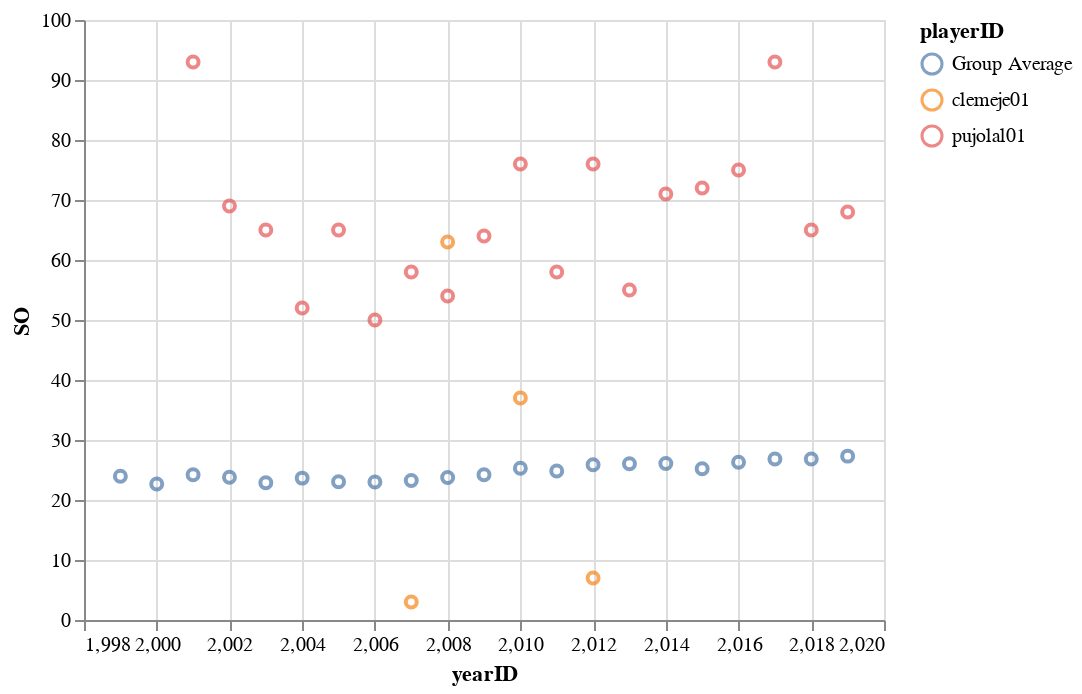

Source (notebook cell):
### Markdown cell above
The above chart is the player salaries. Pujols' salary starts well below average, but within a year is more than twice the average. Clement only has 1 entry for his salary, and it is quite a bit below average

### Code cell
alt.Chart(combinedf).mark_point().encode(
    alt.X('yearID', scale=alt.Scale(zero=False)),
    y='SO',
    color='playerID',
).interactive()

### Figure 1 — Vega-Lite specification as saved in the notebook (floating-point values rounded to 4 significant figures)
{"config": {"view": {"continuousWidth": 400, "continuousHeight": 300}}, "data": {"name": "data-3dfd97e4cec58732d75bf1c026dd0d2a"}, "mark": "point", "encoding": {"color": {"type": "nominal", "field": "playerID"}, "x": {"type": "quantitative", "field": "yearID", "scale": {"zero": false}}, "y": {"type": "quantitative", "field": "SO"}}, "selection": {"selector006": {"type": "interval", "bind": "scales", "encodings": ["x", "y"]}}, "$schema": "https://vega.github.io/schema/vega-lite/v4.8.1.json", "datasets": {"data-3dfd97e4cec58732d75bf1c026dd0d2a": [{"2B": 1.0, "3B": 0.0, "AB": 16.0, "BB": 3.0, "CS": 0.0, "G": 9.0, "GIDP": 0.0, "H": 6.0, "HBP": 0.0, "HR": 2.0, "IBB": 0.0, "R": 4.0, "RBI": 3.0, "SB": 0.0, "SF": 0.0, "SH": 0.0, "SO": 3.0, "lgID": "AL", "playerID": "clemeje01", "stint": 1.0, "teamID": "SEA", "yearID": 2007}, {"2B": 10.0, "3B": 1.0, "AB": 203.0, "BB": 15.0, "CS": 1.0, "G": 66.0, "GIDP": 4.0, "H": 46.0, "HBP": 5.0, "HR": 5.0, "IBB": 0.0, "R": 17.0, "RBI": 23.0, "SB": 0.0, "SF": 1.0, "SH": 0.0, "SO": 63.0, "lgID": "AL", "playerID": "clemeje01", "stint": 1.0, "teamID": "SEA", "yearID": 2008}, {"2B": 3.0, "3B": 0.0, "AB": 144.0, "BB": 6.0, "CS": 0.0, "G": 54.0, "GIDP": 2.0, "H": 29.0, "HBP": 1.0, "HR": 7.0, "IBB": 3.0, "R": 11.0, "RBI": 12.0, "SB": 0.0, "SF": 1.0, "SH": 1.0, "SO": 37.0, "lgID": "NL", "playerID": "clemeje01", "stint": 1.0, "teamID": "PIT", "yearID": 2010}, {"2B": 1.0, "3B": 0.0, "AB": 22.0, "BB": 2.0, "CS": 0.0, "G": 23.0, "GIDP": 2.0, "H": 3.0, "HBP": 0.0, "HR": 0.0, "IBB": 0.0, "R": 1.0, "RBI": 1.0, "SB": 0.0, "SF": 0.0, "SH": 0.0, "SO": 7.0, "lgID": "NL", "playerID": "clemeje01", "stint": 1.0, "teamID": "PIT", "yearID": 2012}, {"2B": 47.0, "3B": 4.0, "AB": 590.0, "BB": 69.0, "CS": 3.0, "G": 161.0, "GIDP": 21.0, "H": 194.0, "HBP": 9.0, "HR": 37.0, "IBB": 6.0, "R": 112.0, "RBI": 130.0, "SB": 1.0, "SF": 7.0, "SH": 1.0, "SO": 93.0, "lgID": "NL", "playerID": "pujolal01", "stint": 1.0, "teamID": "SLN", "yearID": 2001}, {"2B": 40.0, "3B": 2.0, "AB": 590.0, "BB": 72.0, "CS": 4.0, "G": 157.0, "GIDP": 20.0, "H": 185.0, "HBP": 9.0, "HR": 34.0, "IBB": 13.0, "R": 118.0, "RBI": 127.0, "SB": 2.0, "SF": 4.0, "SH": 0.0, "SO": 69.0, "lgID": "NL", "playerID": "pujolal01", "stint": 1.0, "teamID": "SLN", "yearID": 2002}, {"2B": 51.0, "3B": 1.0, "AB": 591.0, "BB": 79.0, "CS": 1.0, "G": 157.0, "GIDP": 13.0, "H": 212.0, "HBP": 10.0, "HR": 43.0, "IBB": 12.0, "R": 137.0, "RBI": 124.0, "SB": 5.0, "SF": 5.0, "SH": 0.0, "SO": 65.0, "lgID": "NL", "playerID": "pujolal01", "stint": 1.0, "teamID": "SLN", "yearID": 2003}, {"2B": 51.0, "3B": 2.0, "AB": 592.0, "BB": 84.0, "CS": 5.0, "G": 154.0, "GIDP": 21.0, "H": 196.0, "HBP": 7.0, "HR": 46.0, "IBB": 12.0, "R": 133.0, "RBI": 123.0, "SB": 5.0, "SF": 9.0, "SH": 0.0, "SO": 52.0, "lgID": "NL", "playerID": "pujolal01", "stint": 1.0, "teamID": "SLN", "yearID": 2004}, {"2B": 38.0, "3B": 2.0, "AB": 591.0, "BB": 97.0, "CS": 2.0, "G": 161.0, "GIDP": 19.0, "H": 195.0, "HBP": 9.0, "HR": 41.0, "IBB": 27.0, "R": 129.0, "RBI": 117.0, "SB": 16.0, "SF": 3.0, "SH": 0.0, "SO": 65.0, "lgID": "NL", "playerID": "pujolal01", "stint": 1.0, "teamID": "SLN", "yearID": 2005}, {"2B": 33.0, "3B": 1.0, "AB": 535.0, "BB": 92.0, "CS": 2.0, "G": 143.0, "GIDP": 20.0, "H": 177.0, "HBP": 4.0, "HR": 49.0, "IBB": 28.0, "R": 119.0, "RBI": 137.0, "SB": 7.0, "SF": 3.0, "SH": 0.0, "SO": 50.0, "lgID": "NL", "playerID": "pujolal01", "stint": 1.0, "teamID": "SLN", "yearID": 2006}, {"2B": 38.0, "3B": 1.0, "AB": 565.0, "BB": 99.0, "CS": 6.0, "G": 158.0, "GIDP": 27.0, "H": 185.0, "HBP": 7.0, "HR": 32.0, "IBB": 22.0, "R": 99.0, "RBI": 103.0, "SB": 2.0, "SF": 8.0, "SH": 0.0, "SO": 58.0, "lgID": "NL", "playerID": "pujolal01", "stint": 1.0, "teamID": "SLN", "yearID": 2007}, {"2B": 44.0, "3B": 0.0, "AB": 524.0, "BB": 104.0, "CS": 3.0, "G": 148.0, "GIDP": 16.0, "H": 187.0, "HBP": 5.0, "HR": 37.0, "IBB": 34.0, "R": 100.0, "RBI": 116.0, "SB": 7.0, "SF": 8.0, "SH": 0.0, "SO": 54.0, "lgID": "NL", "playerID": "pujolal01", "stint": 1.0, "teamID": "SLN", "yearID": 2008}, {"2B": 45.0, "3B": 1.0, "AB": 568.0, "BB": 115.0, "CS": 4.0, "G": 160.0, "GIDP": 23.0, "H": 186.0, "HBP": 9.0, "HR": 47.0, "IBB": 44.0, "R": 124.0, "RBI": 135.0, "SB": 16.0, "SF": 8.0, "SH": 0.0, "SO": 64.0, "lgID": "NL", "playerID": "pujolal01", "stint": 1.0, "teamID": "SLN", "yearID": 2009}, {"2B": 39.0, "3B": 1.0, "AB": 587.0, "BB": 103.0, "CS": 4.0, "G": 159.0, "GIDP": 23.0, "H": 183.0, "HBP": 4.0, "HR": 42.0, "IBB": 38.0, "R": 115.0, "RBI": 118.0, "SB": 14.0, "SF": 6.0, "SH": 0.0, "SO": 76.0, "lgID": "NL", "playerID": "pujolal01", "stint": 1.0, "teamID": "SLN", "yearID": 2010}, {"2B": 29.0, "3B": 0.0, "AB": 579.0, "BB": 61.0, "CS": 1.0, "G": 147.0, "GIDP": 29.0, "H": 173.0, "HBP": 4.0, "HR": 37.0, "IBB": 15.0, "R": 105.0, "RBI": 99.0, "SB": 9.0, "SF": 7.0, "SH": 0.0, "SO": 58.0, "lgID": "NL", "playerID": "pujolal01", "stint": 1.0, "teamID": "SLN", "yearID": 2011}, {"2B": 50.0, "3B": 0.0, "AB": 607.0, "BB": 52.0, "CS": 1.0, "G": 154.0, "GIDP": 19.0, "H": 173.0, "HBP": 5.0, "HR": 30.0, "IBB": 16.0, "R": 85.0, "RBI": 105.0, "SB": 8.0, "SF": 6.0, "SH": 0.0, "SO": 76.0, "lgID": "AL", "playerID": "pujolal01", "stint": 1.0, "teamID": "LAA", "yearID": 2012}, {"2B": 19.0, "3B": 0.0, "AB": 391.0, "BB": 40.0, "CS": 1.0, "G": 99.0, "GIDP": 18.0, "H": 101.0, "HBP": 5.0, "HR": 17.0, "IBB": 8.0, "R": 49.0, "RBI": 64.0, "SB": 1.0, "SF": 7.0, "SH": 0.0, "SO": 55.0, "lgID": "AL", "playerID": "pujolal01", "stint": 1.0, "teamID": "LAA", "yearID": 2013}, {"2B": 37.0, "3B": 1.0, "AB": 633.0, "BB": 48.0, "CS": 1.0, "G": 159.0, "GIDP": 28.0, "H": 172.0, "HBP": 5.0, "HR": 28.0, "IBB": 11.0, "R": 89.0, "RBI": 105.0, "SB": 5.0, "SF": 9.0, "SH": 0.0, "SO": 71.0, "lgID": "AL", "playerID": "pujolal01", "stint": 1.0, "teamID": "LAA", "yearID": 2014}, {"2B": 22.0, "3B": 0.0, "AB": 602.0, "BB": 50.0, "CS": 3.0, "G": 157.0, "GIDP": 15.0, "H": 147.0, "HBP": 6.0, "HR": 40.0, "IBB": 10.0, "R": 85.0, "RBI": 95.0, "SB": 5.0, "SF": 3.0, "SH": 0.0, "SO": 72.0, "lgID": "AL", "playerID": "pujolal01", "stint": 1.0, "teamID": "LAA", "yearID": 2015}, {"2B": 19.0, "3B": 0.0, "AB": 593.0, "BB": 49.0, "CS": 0.0, "G": 152.0, "GIDP": 24.0, "H": 159.0, "HBP": 2.0, "HR": 31.0, "IBB": 6.0, "R": 71.0, "RBI": 119.0, "SB": 4.0, "SF": 6.0, "SH": 0.0, "SO": 75.0, "lgID": "AL", "playerID": "pujolal01", "stint": 1.0, "teamID": "LAA", "yearID": 2016}, {"2B": 17.0, "3B": 0.0, "AB": 593.0, "BB": 37.0, "CS": 0.0, "G": 149.0, "GIDP": 26.0, "H": 143.0, "HBP": 2.0, "HR": 23.0, "IBB": 5.0, "R": 53.0, "RBI": 101.0, "SB": 3.0, "SF": 4.0, "SH": 0.0, "SO": 93.0, "lgID": "AL", "playerID": "pujolal01", "stint": 1.0, "teamID": "LAA", "yearID": 2017}, {"2B": 20.0, "3B": 0.0, "AB": 465.0, "BB": 28.0, "CS": 0.0, "G": 117.0, "GIDP": 12.0, "H": 114.0, "HBP": 2.0, "HR": 19.0, "IBB": 3.0, "R": 50.0, "RBI": 64.0, "SB": 1.0, "SF": 3.0, "SH": 0.0, "SO": 65.0, "lgID": "AL", "playerID": "pujolal01", "stint": 1.0, "teamID": "LAA", "yearID": 2018}, {"2B": 22.0, "3B": 0.0, "AB": 491.0, "BB": 43.0, "CS": 0.0, "G": 131.0, "GIDP": 21.0, "H": 120.0, "HBP": 3.0, "HR": 23.0, "IBB": 1.0, "R": 55.0, "RBI": 93.0, "SB": 3.0, "SF": 8.0, "SH": 0.0, "SO": 68.0, "lgID": "AL", "playerID": "pujolal01", "stint": 1.0, "teamID": "LAA", "yearID": 2019}, {"2B": 6.728, "3B": 0.7167, "AB": 128.7, "BB": 13.77, "CS": 1.169, "G": 52.82, "GIDP": 2.957, "H": 34.89, "HBP": 1.216, "HR": 4.256, "IBB": 0.8522, "R": 19.01, "RBI": 18.06, "SB": 2.634, "SF": 1.127, "SH": 1.235, "SO": 23.96, "lgID": null, "playerID": "Group Average", "stint": 1.072, "teamID": null, "yearID": 1999}, {"2B": 6.431, "3B": 0.6879, "AB": 120.9, "BB": 13.18, "CS": 0.9559, "G": 49.72, "GIDP": 2.812, "H": 32.69, "HBP": 1.137, "HR": 4.113, "IBB": 0.8743, "R": 18.04, "RBI": 17.15, "SB": 2.113, "SF": 1.094, "SH": 1.176, "SO": 22.66, "lgID": null, "playerID": "Group Average", "stint": 1.121, "teamID": null, "yearID": 2000}, {"2B": 6.582, "3B": 0.6931, "AB": 124.1, "BB": 11.8, "CS": 1.052, "G": 51.17, "GIDP": 2.728, "H": 32.77, "HBP": 1.412, "HR": 4.076, "IBB": 1.034, "R": 17.33, "RBI": 16.5, "SB": 2.317, "SF": 1.063, "SH": 1.2, "SO": 24.2, "lgID": null, "playerID": "Group Average", "stint": 1.092, "teamID": null, "yearID": 2001}, {"2B": 6.596, "3B": 0.6983, "AB": 125.5, "BB": 12.32, "CS": 0.9719, "G": 51.82, "GIDP": 2.915, "H": 32.81, "HBP": 1.324, "HR": 3.835, "IBB": 1.101, "R": 16.99, "RBI": 16.17, "SB": 2.085, "SF": 1.061, "SH": 1.238, "SO": 23.8, "lgID": null, "playerID": "Group Average", "stint": 1.079, "teamID": null, "yearID": 2002}, {"2B": 6.553, "3B": 0.6934, "AB": 123.8, "BB": 11.8, "CS": 0.8404, "G": 50.88, "GIDP": 2.858, "H": 32.71, "HBP": 1.373, "HR": 3.866, "IBB": 0.977, "R": 17.06, "RBI": 16.25, "SB": 1.91, "SF": 0.9918, "SH": 1.207, "SO": 22.87, "lgID": null, "playerID": "Group Average", "stint": 1.094, "teamID": null, "yearID": 2003}, {"2B": 6.626, "3B": 0.6672, "AB": 124.3, "BB": 12.05, "CS": 0.8172, "G": 51.18, "GIDP": 2.811, "H": 33.08, "HBP": 1.374, "HR": 4.05, "IBB": 1.026, "R": 17.37, "RBI": 16.53, "SB": 1.923, "SF": 1.013, "SH": 1.286, "SO": 23.65, "lgID": null, "playerID": "Group Average", "stint": 1.078, "teamID": null, "yearID": 2004}, {"2B": 6.664, "3B": 0.6677, "AB": 125.1, "BB": 11.43, "CS": 0.8038, "G": 51.45, "GIDP": 2.938, "H": 33.08, "HBP": 1.351, "HR": 3.772, "IBB": 0.9143, "R": 16.79, "RBI": 15.98, "SB": 1.929, "SF": 0.9887, "SH": 1.218, "SO": 23.04, "lgID": null, "playerID": "Group Average", "stint": 1.075, "teamID": null, "yearID": 2005}, {"2B": 6.634, "3B": 0.6914, "AB": 121.5, "BB": 11.51, "CS": 0.8061, "G": 50.35, "GIDP": 2.865, "H": 32.73, "HBP": 1.32, "HR": 3.911, "IBB": 1.024, "R": 17.14, "RBI": 16.33, "SB": 2.009, "SF": 1.014, "SH": 1.199, "SO": 22.99, "lgID": null, "playerID": "Group Average", "stint": 1.101, "teamID": null, "yearID": 2006}, {"2B": 6.64, "3B": 0.6773, "AB": 121.1, "BB": 11.61, "CS": 0.7235, "G": 50.64, "GIDP": 2.876, "H": 32.47, "HBP": 1.267, "HR": 3.579, "IBB": 0.9552, "R": 16.84, "RBI": 16.07, "SB": 2.107, "SF": 1.04, "SH": 1.112, "SO": 23.24, "lgID": null, "playerID": "Group Average", "stint": 1.084, "teamID": null, "yearID": 2007}, {"2B": 6.508, "3B": 0.6397, "AB": 120.4, "BB": 11.8, "CS": 0.7473, "G": 50.23, "GIDP": 2.804, "H": 31.75, "HBP": 1.207, "HR": 3.522, "IBB": 0.9458, "R": 16.31, "RBI": 15.55, "SB": 2.021, "SF": 0.9856, "SH": 1.102, "SO": 23.74, "lgID": null, "playerID": "Group Average", "stint": 1.069, "teamID": null, "yearID": 2008}, {"2B": 6.295, "3B": 0.6837, "AB": 119.5, "BB": 11.97, "CS": 0.8163, "G": 49.74, "GIDP": 2.735, "H": 31.36, "HBP": 1.146, "HR": 3.633, "IBB": 0.8494, "R": 16.15, "RBI": 15.39, "SB": 2.14, "SF": 0.9841, "SH": 1.178, "SO": 24.2, "lgID": null, "playerID": "Group Average", "stint": 1.091, "teamID": null, "yearID": 2009}, {"2B": 6.258, "3B": 0.6386, "AB": 121.9, "BB": 11.64, "CS": 0.8326, "G": 50.83, "GIDP": 2.743, "H": 31.38, "HBP": 1.142, "HR": 3.402, "IBB": 0.8968, "R": 15.71, "RBI": 14.96, "SB": 2.182, "SF": 0.9594, "SH": 1.139, "SO": 25.3, "lgID": null, "playerID": "Group Average", "stint": 1.08, "teamID": null, "yearID": 2010}, {"2B": 6.047, "3B": 0.6465, "AB": 119.3, "BB": 10.81, "CS": 0.9078, "G": 49.48, "GIDP": 2.536, "H": 30.43, "HBP": 1.119, "HR": 3.277, "IBB": 0.8862, "R": 14.98, "RBI": 14.26, "SB": 2.361, "SF": 0.9172, "SH": 1.2, "SO": 24.83, "lgID": null, "playerID": "Group Average", "stint": 1.069, "teamID": null, "yearID": 2011}, {"2B": 5.867, "3B": 0.6584, "AB": 117.4, "BB": 10.45, "CS": 0.8068, "G": 49.37, "GIDP": 2.567, "H": 29.87, "HBP": 1.061, "HR": 3.504, "IBB": 0.7493, "R": 14.93, "RBI": 14.2, "SB": 2.293, "SF": 0.8686, "SH": 1.05, "SO": 25.87, "lgID": null, "playerID": "Group Average", "stint": 1.093, "teamID": null, "yearID": 2012}, {"2B": 5.835, "3B": 0.5479, "AB": 117.9, "BB": 10.39, "CS": 0.7147, "G": 49.16, "GIDP": 2.649, "H": 29.87, "HBP": 1.09, "HR": 3.308, "IBB": 0.7225, "R": 14.38, "RBI": 13.68, "SB": 1.911, "SF": 0.8652, "SH": 0.9815, "SO": 26.05, "lgID": null, "playerID": "Group Average", "stint": 1.08, "teamID": null, "yearID": 2013}, {"2B": 5.67, "3B": 0.5916, "AB": 115.4, "BB": 9.77, "CS": 0.7213, "G": 48.48, "GIDP": 2.515, "H": 28.99, "HBP": 1.151, "HR": 2.917, "IBB": 0.6864, "R": 13.77, "RBI": 13.06, "SB": 1.926, "SF": 0.8899, "SH": 0.9359, "SO": 26.09, "lgID": null, "playerID": "Group Average", "stint": 1.086, "teamID": null, "yearID": 2014}, {"2B": 5.546, "3B": 0.6319, "AB": 111.4, "BB": 9.47, "CS": 0.716, "G": 47.47, "GIDP": 2.516, "H": 28.34, "HBP": 1.078, "HR": 3.303, "IBB": 0.64, "R": 13.89, "RBI": 13.22, "SB": 1.686, "SF": 0.8291, "SH": 0.8075, "SO": 25.2, "lgID": null, "playerID": "Group Average", "stint": 1.097, "teamID": null, "yearID": 2015}, {"2B": 5.566, "3B": 0.5887, "AB": 111.6, "BB": 10.17, "CS": 0.675, "G": 47.51, "GIDP": 2.508, "H": 28.51, "HBP": 1.113, "HR": 3.783, "IBB": 0.6285, "R": 14.66, "RBI": 13.99, "SB": 1.711, "SF": 0.8186, "SH": 0.6912, "SO": 26.29, "lgID": null, "playerID": "Group Average", "stint": 1.092, "teamID": null, "yearID": 2016}, {"2B": 5.62, "3B": 0.5321, "AB": 110.8, "BB": 10.6, "CS": 0.6252, "G": 47.35, "GIDP": 2.546, "H": 28.26, "HBP": 1.18, "HR": 4.086, "IBB": 0.6493, "R": 15.12, "RBI": 14.43, "SB": 1.691, "SF": 0.7818, "SH": 0.6191, "SO": 26.84, "lgID": null, "playerID": "Group Average", "stint": 1.096, "teamID": null, "yearID": 2017}, {"2B": 5.384, "3B": 0.5518, "AB": 107.8, "BB": 10.22, "CS": 0.6241, "G": 46.64, "GIDP": 2.252, "H": 26.72, "HBP": 1.252, "HR": 3.638, "IBB": 0.6052, "R": 14.09, "RBI": 13.42, "SB": 1.612, "SF": 0.8046, "SH": 0.5362, "SO": 26.84, "lgID": null, "playerID": "Group Average", "stint": 1.111, "teamID": null, "yearID": 2018}, {"2B": 5.441, "3B": 0.5006, "AB": 106.3, "BB": 10.14, "CS": 0.5306, "G": 45.72, "GIDP": 2.209, "H": 26.81, "HBP": 1.265, "HR": 4.321, "IBB": 0.4802, "R": 14.97, "RBI": 14.33, "SB": 1.454, "SF": 0.7334, "SH": 0.4949, "SO": 27.31, "lgID": null, "playerID": "Group Average", "stint": 1.108, "teamID": null, "yearID": 2019}]}}
